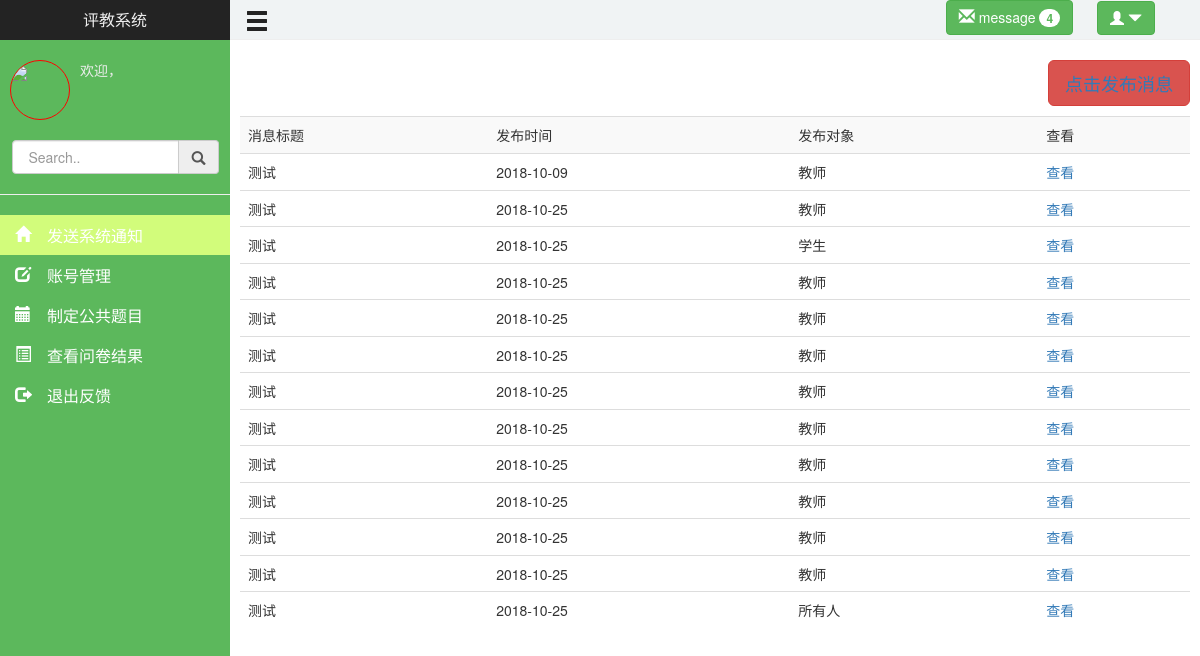
/man_mes.php, run on the app's committed database.
### tables this page shows
CREATE TABLE IF NOT EXISTS `xiaoxi` (
  `x_id` int(11) NOT NULL AUTO_INCREMENT,
  `x_title` varchar(100) NOT NULL,
  `dx` varchar(1000) NOT NULL,
  `x_date` date NOT NULL,
  `x_type` varchar(100) NOT NULL,
  `m_id` varchar(100) NOT NULL,
  PRIMARY KEY (`x_id`)
);

### man_mes.php (the view, shortened to what this page needs)
<?php
   $re="select xiaoxi.x_id,man_psw.m_name,xiaoxi.x_id,xiaoxi.x_title,xiaoxi.x_date,xiaoxi.x_type from man_psw,xiaoxi where man_psw.m_id=xiaoxi.m_id";
   $query=mysql_query($re);
?>
<!DOCTYPE html>
<html lang="en">
<head>
    <link rel="stylesheet" href="bs/css/bootstrap.css">
    <link rel="stylesheet" href="css/man_message.css">
    <link rel="stylesheet" href="css/main.css">
    <link rel="stylesheet" href="css/man_main.css">
    <link rel="stylesheet" href="css/hover.css">
</head>
<body>
    <div id="left-nav">
        <div class="inner" id="title">
            评教系统
        </div>
        <div id="info">
            <div id="headimg"><img src="image/2.jpg" height="100%"></div>
            <div id="headtext"><p>欢迎，<?php echo $_COOKIE['man_id']?></p><p><?php echo $_COOKIE['man_name']?></p></div>
        </div>
        <div class="input-group" id="seach">
            <input type="text" class="form-control" placeholder=" Search.." >
            <span class="input-group-addon sp1"><span class="glyphicon glyphicon-search spp1" ></span></span>
        </div>
        <hr>
        <ul id="list">
            <li class="this"><a href="man_mes.php" ><span class="glyphicon glyphicon-home"> 发送系统通知</span></a></li>
            <li ><a href="man_zhanghao.php"><span class="glyphicon glyphicon-edit"> 账号管理</span></a></li>
            <li ><a href="man_gg.php"><span class="glyphicon glyphicon-calendar"> 制定公共题目</span></a></li>
            <li ><a href="man_wenjuan.php"><span class="glyphicon glyphicon-list-alt"> 查看问卷结果</span></a></li>
            <li data-toggle="modal" data-target="#exit"><a href="#"><span class="glyphicon glyphicon-log-out"> 退出反馈</span></a></li>
        </ul>
    </div>
    <div id="right-content">
            <div class="container-fluid" id="header">
                <div class="popover-demo pull-right">
                    <button type="button" class="btn btn-success btn1" data-container="body" data-toggle="popover" data-placement="bottom" data-content="Vivamus
                    sagittis lacus vel augue laoreet rutrum faucibus.">
                        <span class="glyphicon glyphicon-envelope sp1"></span> message <span class="badge">4</span>
                    </button>
                    <button type="button" class="btn btn-success btn2" data-container="body" data-toggle="popover" data-placement="bottom" data-content="Vivamus
                        sagittis lacus vel augue laoreet rutrum faucibus.">
                       <span class="glyphicon glyphicon-user"></span>  <?php echo $_COOKIE['man_name']?>  <span class="glyphicon glyphicon-triangle-bottom"></span>
                    </button>
                </div>
                    <span class="glyphicon glyphicon-menu-hamburger pull-left sp2"></span>
            </div>
            <div class="pag pag1">
                <button id="fabu"class="btn btn-danger btn-lg pull-right"><a href="wenjuan/m_xiaoxi.php">点击发布消息</a></button>
                <table  class="table table-striped">
                    <tr>
                       <td>消息标题</td>
                       <td>发布时间</td>
                       <td>发布对象</td>
                       <td>查看</td>
                    </tr>
                    <?php
                       while($value=mysql_fetch_array($query))
                       {
                           $x_type=$value['x_type'];
                           echo '<tr><td>';
                           echo "{$value['x_title']}";
                           echo '</a></td><td>';
                           echo "{$value['x_date']}";
                           echo '</td><td>';
                           if($x_type=="teacher")
                           {
                               echo"教师";
                           }
                           elseif($x_type=="student")
                           {
                               echo"学生";
                           }
                           else{
                               echo"所有人";
                           }
                           echo'</td><td><a href="wenjuan/chakanmes.php?x_id=';
                           echo "{$value['x_id']}" ;
                           echo'">查看</a></td><tr>';
                       }
                    ?>
                </table>
            </div>
    </div>
</body>
</html>

### css/man_message.css (style rules this page uses)
#right-content .pag { margin:20px 10px 20px 10px; }

### css/main.css (style rules this page uses)
* { margin:0; padding:0; }
#left-nav { min-height:100%; width: 230px; position: absolute; z-index: 1; background: #5cb85c; }
.inner { display: inline-block; }
#left-nav #title { height:40px; background:#232323; width: 100%; font-size:16px; text-align: center; line-height: 40px; color: #eee; }
#left-nav #info { padding-top:20px; width: 100%; height: 100px; display: flex; color:#eee; }
#headimg { width: 60px; height:60px; margin-left:10px; border-radius: 100%; overflow: hidden; border:1px solid red; }
#headtext { margin-left:10px; }
#left-nav #seach { width:90%; margin-left:5%; }
#left-nav #list li { font-size:16px; height:40px; line-height: 40px; list-style: none; }
#left-nav #list li a { color:#fff; }
#left-nav #list li span { margin-right:10px; margin-left:15px; }
#right-content { margin-left:230px; }
#right-content #header { height:40px; background:#f0f3f4; margin: 0; border-bottom:1px solid #eee; }
#right-content #header .popover-demo button .sp1 { font-size:16px; }
#right-content #header .popover-demo .btn1 { margin-right:20px; }
#right-content #header .popover-demo .btn2 { margin-right:30px; }
#right-content #header .sp2 { line-height:40px; font-size:24px; color: #232323 }
#right-content .pag { margin:20px 10px 20px 10px; }

### css/hover.css (style rules this page uses)
.this { background:#d2fc7b; }

### man_mes.php (style rules this page uses)
#fabu { margin-bottom:10px; }

### data on the page
xiaoxi: x_title "测试", x_date "2018-10-09", x_type "教师"
xiaoxi: x_title "测试", x_date "2018-10-25", x_type "教师"
xiaoxi: x_title "测试", x_date "2018-10-25", x_type "学生"
xiaoxi: x_title "测试", x_date "2018-10-25", x_type "教师"
xiaoxi: x_title "测试", x_date "2018-10-25", x_type "教师"
xiaoxi: x_title "测试", x_date "2018-10-25", x_type "教师"
xiaoxi: x_title "测试", x_date "2018-10-25", x_type "教师"
xiaoxi: x_title "测试", x_date "2018-10-25", x_type "教师"
xiaoxi: x_title "测试", x_date "2018-10-25", x_type "教师"
xiaoxi: x_title "测试", x_date "2018-10-25", x_type "教师"
xiaoxi: x_title "测试", x_date "2018-10-25", x_type "教师"
xiaoxi: x_title "测试", x_date "2018-10-25", x_type "教师"
xiaoxi: x_title "测试", x_date "2018-10-25", x_type "所有人"
